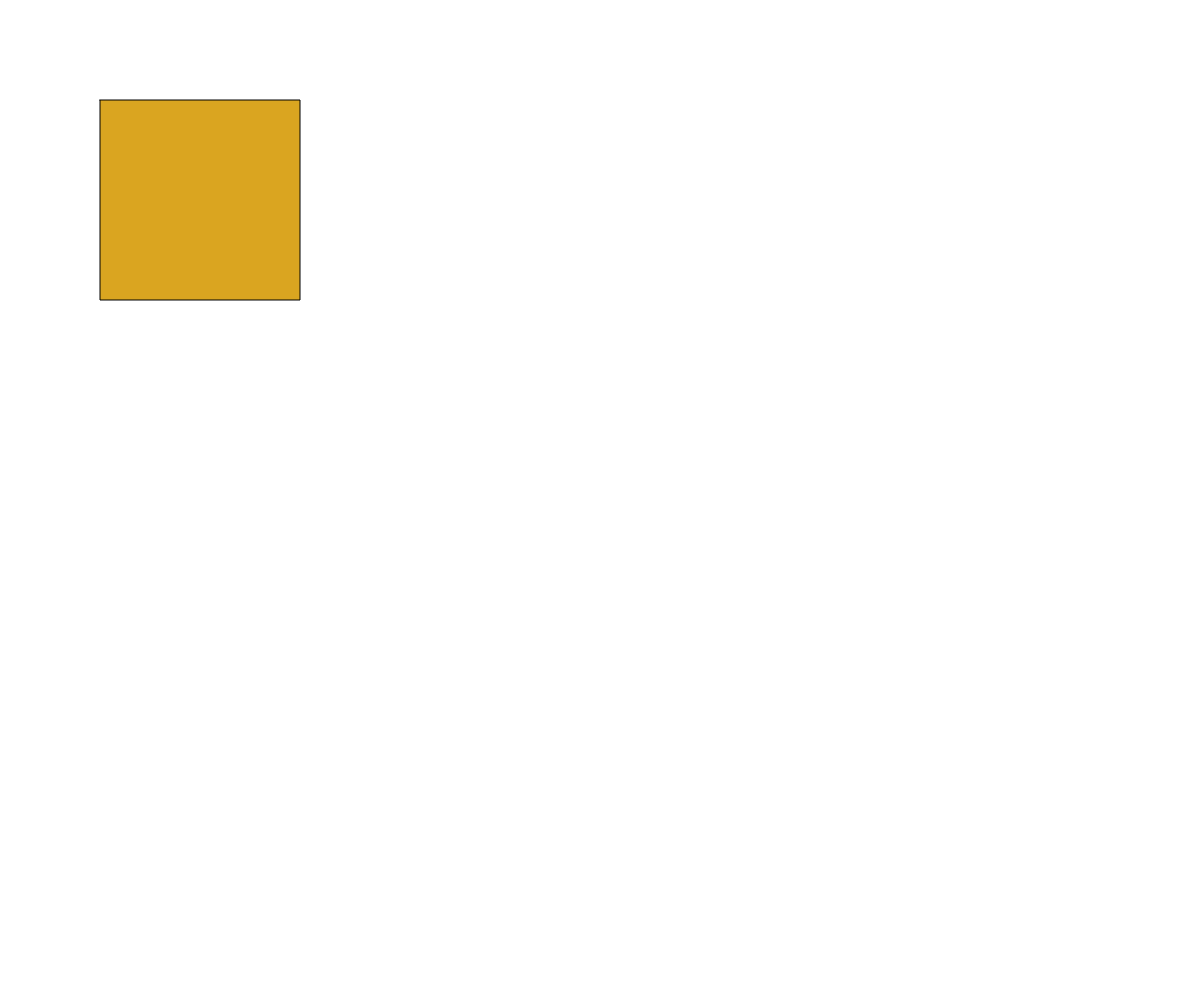
Frame 1 (no input)
Frame 60 (no input): identical to frame 1, image omitted
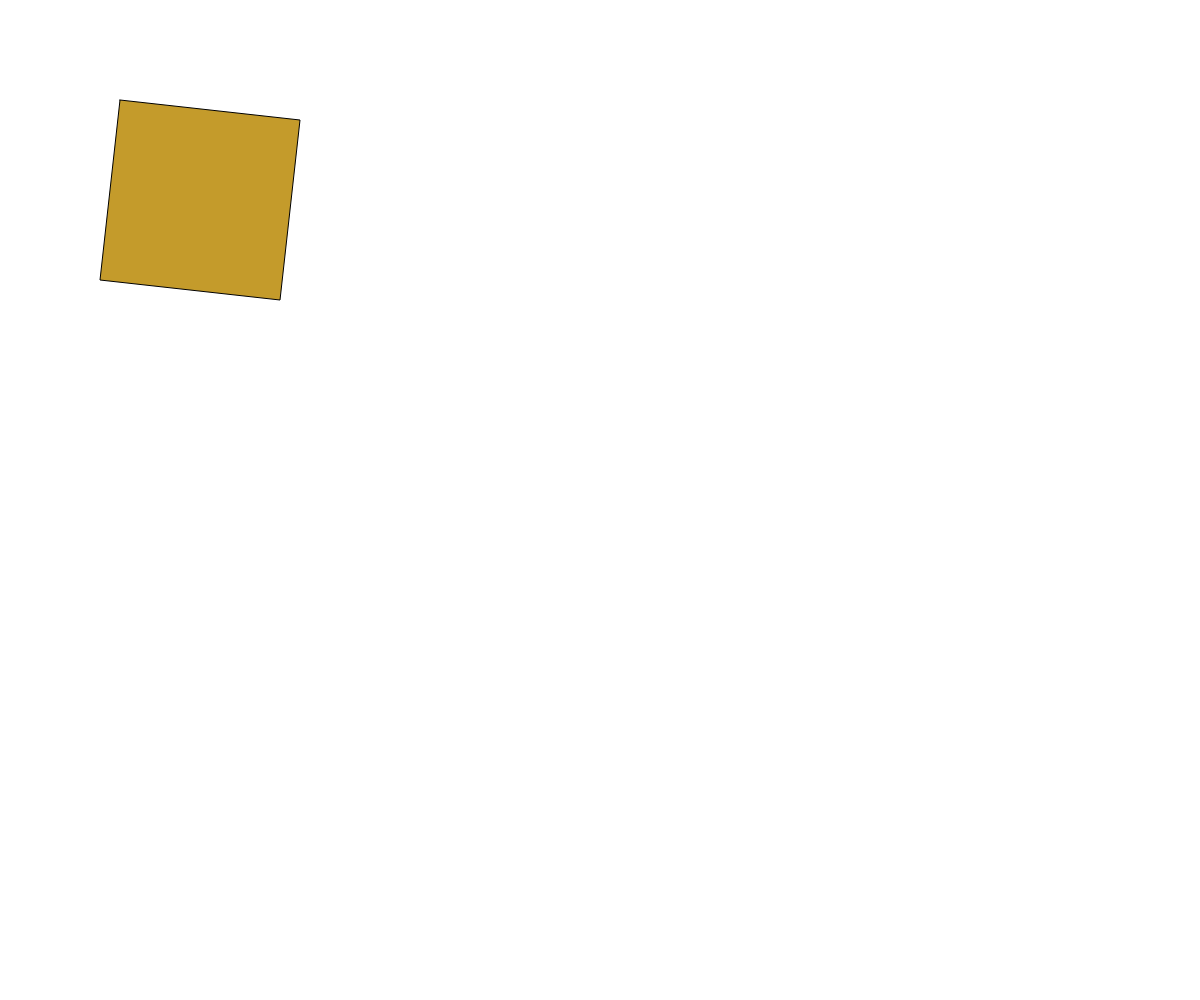
Frame 120 (the mouse pressed at the canvas centre since frame 60)

The p5.js sketch that drew these frames (run headless with seeded random() and noise() and a simulated clock; from frame 60 on, the mouse is pressed at the canvas centre):

// p5.js sketch
// ── sketch.js
function setup() {
  createCanvas(window.innerWidth, window.innerHeight)
  noFill();
}

let t = 0; // interpolation factor
let reset = false; //If a loop have completed
let shapeMod = 0;
function draw() {
  background(255);
  
  
  // Calculate interpolation factor
  let duration = mouseX; // duration of the transition in frames
  t += 1 / duration;
  if (t > 1) {
    t = 0; // Reset interpolation factor
    reset = true;
  }

  let from = color(218, 165, 32);
  let to = color(0, 61, 139);
  let interA = lerpColor(from, to, t);
  fill(interA)

  if(reset == true){
    shapeMod = random(0, mouseY)
    reset = false;
  }
  
  // Interpolated vertices
    let x1 = lerp(100, 300 + shapeMod, t);
    let y1 = lerp(100, 100 - shapeMod, t);
    let x2 = lerp(300, 300 + shapeMod, t);
    let y2 = lerp(100, 300 + shapeMod, t);
    let x3 = lerp(300, 100 - shapeMod, t);
    let y3 = lerp(300, 300 + shapeMod, t);
    let x4 = lerp(100, 100, t);
    let y4 = lerp(300, 100, t);
  
  
  // Draw the interpolated shape
  beginShape();
  vertex(x1, y1);
  vertex(x2, y2);
  vertex(x3, y3);
  vertex(x4, y4);
  endShape(CLOSE);
}
